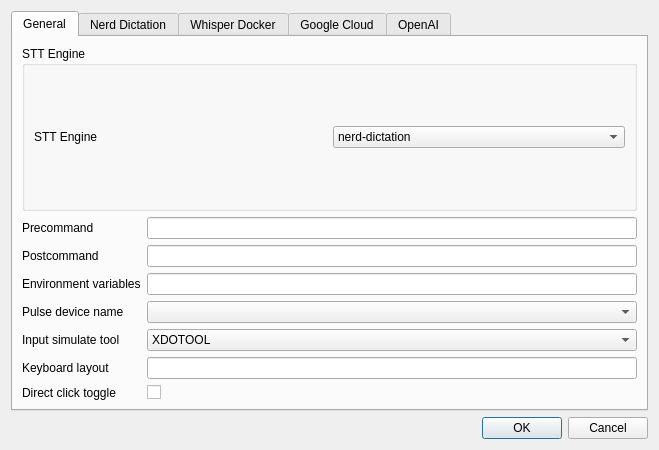
<?xml version="1.0" encoding="UTF-8"?>
<ui version="4.0">
 <class>Dialog</class>
 <widget class="QDialog" name="Dialog">
  <property name="geometry">
   <rect>
    <x>0</x>
    <y>0</y>
    <width>659</width>
    <height>450</height>
   </rect>
  </property>
  <property name="sizePolicy">
   <sizepolicy hsizetype="Preferred" vsizetype="Preferred">
    <horstretch>1</horstretch>
    <verstretch>0</verstretch>
   </sizepolicy>
  </property>
  <property name="windowTitle">
   <string>Advanced parameters</string>
  </property>
  <layout class="QGridLayout" name="gridLayout_2">
   <item row="0" column="0">
    <widget class="QTabWidget" name="tabWidget">
     <property name="currentIndex">
      <number>0</number>
     </property>
     <widget class="QWidget" name="general_tab">
      <attribute name="title">
       <string>General</string>
      </attribute>
      <layout class="QVBoxLayout" name="verticalLayout">
       <item>
        <widget class="QGroupBox" name="groupBox">
         <property name="title">
          <string>STT Engine</string>
         </property>
         <layout class="QGridLayout" name="gridLayout_8">
          <item row="0" column="0">
           <widget class="QLabel" name="label_stt_engine">
            <property name="toolTip">
             <string>Speech-to-Text engine to use for dictation</string>
            </property>
            <property name="text">
             <string>STT Engine</string>
            </property>
           </widget>
          </item>
          <item row="0" column="1">
           <widget class="QComboBox" name="stt_engine_cb">
            <property name="currentText">
             <string>nerd-dictation</string>
            </property>
            <item>
             <property name="text">
              <string>nerd-dictation</string>
             </property>
            </item>
            <item>
             <property name="text">
              <string>whisper-docker</string>
             </property>
            </item>
            <item>
             <property name="text">
              <string>google-cloud-speech</string>
             </property>
            </item>
            <item>
             <property name="text">
              <string>openai-realtime</string>
             </property>
            </item>
           </widget>
          </item>
         </layout>
        </widget>
       </item>
       <item>
        <layout class="QGridLayout" name="general_grid_layout" columnstretch="0,2">
         <item row="0" column="1">
          <widget class="QLineEdit" name="precommand"/>
         </item>
         <item row="12" column="1">
          <widget class="QComboBox" name="tool_cb">
           <property name="currentText">
            <string>XDOTOOL</string>
           </property>
           <item>
            <property name="text">
             <string>XDOTOOL</string>
            </property>
           </item>
           <item>
            <property name="text">
             <string>DOTOOL</string>
            </property>
           </item>
          </widget>
         </item>
         <item row="3" column="1">
          <widget class="QComboBox" name="deviceName">
           <property name="currentText">
            <string/>
           </property>
          </widget>
         </item>
         <item row="2" column="1">
          <widget class="QLineEdit" name="env"/>
         </item>
         <item row="12" column="0">
          <widget class="QLabel" name="label_13">
           <property name="text">
            <string>Input simulate tool</string>
           </property>
          </widget>
         </item>
         <item row="1" column="1">
          <widget class="QLineEdit" name="postcommand"/>
         </item>
         <item row="2" column="0">
          <widget class="QLabel" name="label_12">
           <property name="text">
            <string>Environment variables</string>
           </property>
          </widget>
         </item>
         <item row="1" column="0">
          <widget class="QLabel" name="label_11">
           <property name="toolTip">
            <string>Command to execute after the dictation is stopped</string>
           </property>
           <property name="text">
            <string>Postcommand</string>
           </property>
          </widget>
         </item>
         <item row="0" column="0">
          <widget class="QLabel" name="label_10">
           <property name="toolTip">
            <string>Command to execute before launching the dictation</string>
           </property>
           <property name="text">
            <string>Precommand</string>
           </property>
          </widget>
         </item>
         <item row="3" column="0">
          <widget class="QLabel" name="label">
           <property name="toolTip">
            <string>The name of the pulse-audio device to use for recording. 
See the output of &quot;pactl list sources&quot; to find device names (using the identifier following &quot;Name:&quot;)</string>
           </property>
           <property name="text">
            <string>Pulse device name</string>
           </property>
          </widget>
         </item>
         <item row="13" column="0">
          <widget class="QLabel" name="label_14">
           <property name="text">
            <string>Keyboard layout</string>
           </property>
          </widget>
         </item>
         <item row="13" column="1">
          <widget class="QLineEdit" name="keyboard_le">
           <property name="toolTip">
            <string>&lt;html&gt;&lt;head/&gt;&lt;body&gt;&lt;p&gt;This is used for DOTOOL method&lt;/p&gt;&lt;/body&gt;&lt;/html&gt;</string>
           </property>
          </widget>
         </item>
         <item row="14" column="0">
          <widget class="QLabel" name="label_direct_click">
           <property name="toolTip">
            <string>When enabled, clicking the tray icon directly toggles dictation. When disabled, shows Start/Stop buttons in the menu.</string>
           </property>
           <property name="text">
            <string>Direct click toggle</string>
           </property>
          </widget>
         </item>
         <item row="14" column="1">
          <widget class="QCheckBox" name="direct_click_cb">
           <property name="text">
            <string/>
           </property>
          </widget>
         </item>
        </layout>
       </item>
      </layout>
     </widget>
     <widget class="QWidget" name="nerd_dictation_tab">
      <attribute name="title">
       <string>Nerd Dictation</string>
      </attribute>
      <layout class="QGridLayout" name="gridLayout_4">
       <item row="0" column="0">
        <widget class="QLabel" name="label_nerd_help">
         <property name="text">
          <string>&lt;i&gt;These settings are only used when this engine is selected in the General tab.&lt;/i&gt;</string>
         </property>
        </widget>
       </item>
       <item row="1" column="0">
        <layout class="QGridLayout" name="gridLayout_nerd" columnstretch="0,2">
         <item row="4" column="0">
          <widget class="QLabel" name="label_2">
           <property name="toolTip">
            <string>The sample rate to use for recording (in Hz). Defaults to 44100</string>
           </property>
           <property name="text">
            <string>Sample rate (Hz)</string>
           </property>
          </widget>
         </item>
         <item row="5" column="1">
          <layout class="QHBoxLayout" name="horizontalLayout_2">
           <item>
            <widget class="QSlider" name="timeout">
             <property name="orientation">
              <enum>Qt::Horizontal</enum>
             </property>
            </widget>
           </item>
           <item>
            <widget class="QLabel" name="timeoutDisplay">
             <property name="accessibleName">
              <string notr="true"/>
             </property>
             <property name="text">
              <string>TextLabel</string>
             </property>
            </widget>
           </item>
          </layout>
         </item>
         <item row="6" column="1">
          <layout class="QHBoxLayout" name="horizontalLayout">
           <item>
            <widget class="QSlider" name="idleTime">
             <property name="maximum">
              <number>500</number>
             </property>
             <property name="value">
              <number>100</number>
             </property>
             <property name="orientation">
              <enum>Qt::Horizontal</enum>
             </property>
            </widget>
           </item>
           <item>
            <widget class="QLabel" name="idleDisplay">
             <property name="accessibleName">
              <string notr="true"/>
             </property>
             <property name="text">
              <string>TextLabel</string>
             </property>
            </widget>
           </item>
          </layout>
         </item>
         <item row="7" column="0">
          <widget class="QLabel" name="label_6">
           <property name="toolTip">
            <string>The time-out in seconds for detecting the state of dictation from the previous recording,
this can be useful so punctuation it is added before entering the dictation (zero disables)</string>
           </property>
           <property name="text">
            <string>Punctuate from previous timeout (s)</string>
           </property>
          </widget>
         </item>
         <item row="6" column="0">
          <widget class="QLabel" name="label_5">
           <property name="toolTip">
            <string>Time to idle between processing audio from the recording.
Setting to zero is the most responsive at the cost of high CPU usage.
The default value is 0.1 (processing 10 times a second),
which is quite responsive in practice</string>
           </property>
           <property name="text">
            <string>Idle time (ms)</string>
           </property>
          </widget>
         </item>
         <item row="4" column="1">
          <widget class="QLineEdit" name="sampleRate"/>
         </item>
         <item row="5" column="0">
          <widget class="QLabel" name="label_4">
           <property name="toolTip">
            <string>Time out recording when no speech is processed for the time in seconds.
This can be used to avoid having to explicitly exit
(zero disables)</string>
           </property>
           <property name="text">
            <string>Timeout (s)</string>
           </property>
          </widget>
         </item>
         <item row="7" column="1">
          <layout class="QHBoxLayout" name="horizontalLayout_3">
           <item>
            <widget class="QSlider" name="punctuate">
             <property name="orientation">
              <enum>Qt::Horizontal</enum>
             </property>
            </widget>
           </item>
           <item>
            <widget class="QLabel" name="punctuateDisplay">
             <property name="accessibleName">
              <string notr="true"/>
             </property>
             <property name="text">
              <string>TextLabel</string>
             </property>
            </widget>
           </item>
          </layout>
         </item>
         <item row="8" column="0">
          <widget class="QLabel" name="label_7">
           <property name="toolTip">
            <string>Capitalize the first character.
This is also used to add either a comma or a full stop when dictation is performed according to previous delay</string>
           </property>
           <property name="text">
            <string>Full sentence</string>
           </property>
          </widget>
         </item>
         <item row="8" column="1">
          <widget class="QCheckBox" name="fullSentence">
           <property name="text">
            <string/>
           </property>
          </widget>
         </item>
         <item row="9" column="0">
          <widget class="QLabel" name="label_8">
           <property name="toolTip">
            <string>Convert numbers into digits instead of using whole words</string>
           </property>
           <property name="text">
            <string>Numbers as digits</string>
           </property>
          </widget>
         </item>
         <item row="9" column="1">
          <widget class="QCheckBox" name="digits">
           <property name="text">
            <string/>
           </property>
          </widget>
         </item>
         <item row="10" column="0">
          <widget class="QLabel" name="label_9">
           <property name="toolTip">
            <string>Use a comma separators for numbers</string>
           </property>
           <property name="text">
            <string>Use separator for numbers</string>
           </property>
          </widget>
         </item>
         <item row="10" column="1">
          <widget class="QCheckBox" name="useSeparator">
           <property name="text">
            <string/>
           </property>
          </widget>
         </item>
         <item row="11" column="0">
          <widget class="QLabel" name="label_3">
           <property name="toolTip">
            <string>Add option to add on the comamnd line of the dictation tool</string>
           </property>
           <property name="text">
            <string>Free option</string>
           </property>
          </widget>
         </item>
         <item row="11" column="1">
          <widget class="QLineEdit" name="freecommand"/>
         </item>
         <item row="12" column="0">
          <widget class="QPushButton" name="manage_models_btn">
           <property name="text">
            <string>Manage Models</string>
           </property>
          </widget>
         </item>
        </layout>
       </item>
      </layout>
     </widget>
     <widget class="QWidget" name="whisper_docker_tab">
      <attribute name="title">
       <string>Whisper Docker</string>
      </attribute>
      <layout class="QGridLayout" name="gridLayout_5">
       <item row="0" column="0">
        <widget class="QLabel" name="label_whisper_help">
         <property name="text">
          <string>&lt;i&gt;These settings are only used when this engine is selected in the General tab.&lt;/i&gt;</string>
         </property>
        </widget>
       </item>
       <item row="1" column="0">
        <layout class="QGridLayout" name="gridLayout_whisper" columnstretch="0,2">
         <item row="0" column="0">
          <widget class="QLabel" name="label_whisper_model">
           <property name="toolTip">
            <string>Whisper model size (whisper-docker only)</string>
           </property>
           <property name="text">
            <string>Whisper Model</string>
           </property>
          </widget>
         </item>
         <item row="0" column="1">
          <widget class="QComboBox" name="whisper_model_cb">
           <property name="currentText">
            <string>base</string>
           </property>
           <item>
            <property name="text">
             <string>tiny</string>
            </property>
           </item>
           <item>
            <property name="text">
             <string>base</string>
            </property>
           </item>
           <item>
            <property name="text">
             <string>small</string>
            </property>
           </item>
           <item>
            <property name="text">
             <string>medium</string>
            </property>
           </item>
           <item>
            <property name="text">
             <string>large-v3</string>
            </property>
           </item>
          </widget>
         </item>
         <item row="1" column="0">
          <widget class="QLabel" name="label_whisper_language">
           <property name="toolTip">
            <string>Language code for Whisper (e.g., 'es', 'en') - leave empty for auto-detect</string>
           </property>
           <property name="text">
            <string>Whisper Language</string>
           </property>
          </widget>
         </item>
         <item row="1" column="1">
          <widget class="QLineEdit" name="whisper_language_le">
           <property name="placeholderText">
            <string>Auto-detect</string>
           </property>
          </widget>
         </item>
         <item row="2" column="0">
          <widget class="QLabel" name="label_whisper_port">
           <property name="toolTip">
            <string>API port for Whisper Docker container</string>
           </property>
           <property name="text">
            <string>Whisper Port</string>
           </property>
          </widget>
         </item>
         <item row="2" column="1">
          <widget class="QLineEdit" name="whisper_port_le">
           <property name="text">
            <string>9000</string>
           </property>
          </widget>
         </item>
         <item row="3" column="0">
          <widget class="QLabel" name="label_whisper_chunk">
           <property name="toolTip">
            <string>Audio chunk duration in seconds for Whisper processing</string>
           </property>
           <property name="text">
            <string>Whisper Chunk Duration (s)</string>
           </property>
          </widget>
         </item>
         <item row="3" column="1">
          <widget class="QLineEdit" name="whisper_chunk_le">
           <property name="text">
            <string>5.0</string>
           </property>
          </widget>
         </item>
         <item row="4" column="0">
          <widget class="QLabel" name="label_whisper_sample_rate">
           <property name="text">
            <string>Sample Rate</string>
           </property>
          </widget>
         </item>
         <item row="4" column="1">
          <widget class="QLineEdit" name="whisper_sample_rate_le"/>
         </item>
         <item row="5" column="0">
          <widget class="QLabel" name="label_whisper_channels">
           <property name="text">
            <string>Channels</string>
           </property>
          </widget>
         </item>
         <item row="5" column="1">
          <widget class="QLineEdit" name="whisper_channels_le"/>
         </item>
         <item row="6" column="0">
          <widget class="QLabel" name="label_whisper_vad">
           <property name="text">
            <string>VAD Enabled</string>
           </property>
          </widget>
         </item>
         <item row="6" column="1">
          <widget class="QCheckBox" name="whisper_vad_cb"/>
         </item>
         <item row="7" column="0">
          <widget class="QLabel" name="label_whisper_vad_threshold">
           <property name="text">
            <string>VAD Threshold</string>
           </property>
          </widget>
         </item>
         <item row="7" column="1">
          <widget class="QLineEdit" name="whisper_vad_threshold_le"/>
         </item>
         <item row="8" column="0">
          <widget class="QLabel" name="label_whisper_auto_reconnect">
           <property name="text">
            <string>Auto Reconnect</string>
           </property>
          </widget>
         </item>
         <item row="8" column="1">
          <widget class="QCheckBox" name="whisper_auto_reconnect_cb"/>
         </item>
        </layout>
       </item>
      </layout>
     </widget>
     <widget class="QWidget" name="google_cloud_tab">
      <attribute name="title">
       <string>Google Cloud</string>
      </attribute>
      <layout class="QGridLayout" name="gridLayout_6">
       <item row="0" column="0">
        <widget class="QLabel" name="label_gcs_help">
         <property name="text">
          <string>&lt;i&gt;These settings are only used when this engine is selected in the General tab.&lt;/i&gt;</string>
         </property>
        </widget>
       </item>
       <item row="1" column="0">
        <layout class="QGridLayout" name="gridLayout_google" columnstretch="0,2">
         <item row="0" column="0">
          <widget class="QLabel" name="label_gcs_credentials">
           <property name="text">
            <string>Credentials Path</string>
           </property>
          </widget>
         </item>
         <item row="0" column="1">
          <widget class="QLineEdit" name="gcs_credentials_le"/>
         </item>
         <item row="1" column="0">
          <widget class="QLabel" name="label_gcs_project_id">
           <property name="text">
            <string>Project ID</string>
           </property>
          </widget>
         </item>
         <item row="1" column="1">
          <widget class="QLineEdit" name="gcs_project_id_le"/>
         </item>
         <item row="2" column="0">
          <widget class="QLabel" name="label_gcs_language_code">
           <property name="text">
            <string>Language Code</string>
           </property>
          </widget>
         </item>
         <item row="2" column="1">
          <widget class="QLineEdit" name="gcs_language_code_le"/>
         </item>
         <item row="3" column="0">
          <widget class="QLabel" name="label_gcs_model">
           <property name="text">
            <string>Model</string>
           </property>
          </widget>
         </item>
         <item row="3" column="1">
          <widget class="QLineEdit" name="gcs_model_le"/>
         </item>
         <item row="4" column="0">
          <widget class="QLabel" name="label_gcs_sample_rate">
           <property name="text">
            <string>Sample Rate</string>
           </property>
          </widget>
         </item>
         <item row="4" column="1">
          <widget class="QLineEdit" name="gcs_sample_rate_le"/>
         </item>
         <item row="5" column="0">
          <widget class="QLabel" name="label_gcs_channels">
           <property name="text">
            <string>Channels</string>
           </property>
          </widget>
         </item>
         <item row="5" column="1">
          <widget class="QLineEdit" name="gcs_channels_le"/>
         </item>
         <item row="6" column="0">
          <widget class="QLabel" name="label_gcs_vad">
           <property name="text">
            <string>VAD Enabled</string>
           </property>
          </widget>
         </item>
         <item row="6" column="1">
          <widget class="QCheckBox" name="gcs_vad_cb"/>
         </item>
         <item row="7" column="0">
          <widget class="QLabel" name="label_gcs_vad_threshold">
           <property name="text">
            <string>VAD Threshold</string>
           </property>
          </widget>
         </item>
         <item row="7" column="1">
          <widget class="QLineEdit" name="gcs_vad_threshold_le"/>
         </item>
        </layout>
       </item>
      </layout>
     </widget>
     <widget class="QWidget" name="openai_tab">
      <attribute name="title">
       <string>OpenAI</string>
      </attribute>
      <layout class="QGridLayout" name="gridLayout_7">
       <item row="0" column="0">
        <widget class="QLabel" name="label_openai_help">
         <property name="text">
          <string>&lt;i&gt;These settings are only used when this engine is selected in the General tab.&lt;/i&gt;</string>
         </property>
        </widget>
       </item>
       <item row="1" column="0">
        <layout class="QGridLayout" name="gridLayout_openai" columnstretch="0,2">
         <item row="0" column="0">
          <widget class="QLabel" name="label_openai_api_key">
           <property name="text">
            <string>API Key</string>
           </property>
          </widget>
         </item>
         <item row="0" column="1">
          <widget class="QLineEdit" name="openai_api_key_le"/>
         </item>
         <item row="1" column="0">
          <widget class="QLabel" name="label_openai_model">
           <property name="text">
            <string>Model</string>
           </property>
          </widget>
         </item>
         <item row="1" column="1">
          <widget class="QLineEdit" name="openai_model_le"/>
         </item>
         <item row="2" column="0">
          <widget class="QLabel" name="label_openai_language">
           <property name="text">
            <string>Language</string>
           </property>
          </widget>
         </item>
         <item row="2" column="1">
          <widget class="QLineEdit" name="openai_language_le"/>
         </item>
         <item row="3" column="0">
          <widget class="QLabel" name="label_openai_api_version">
           <property name="text">
            <string>API Version</string>
           </property>
          </widget>
         </item>
         <item row="3" column="1">
          <widget class="QLineEdit" name="openai_api_version_le"/>
         </item>
         <item row="4" column="0">
          <widget class="QLabel" name="label_openai_sample_rate">
           <property name="text">
            <string>Sample Rate</string>
           </property>
          </widget>
         </item>
         <item row="4" column="1">
          <widget class="QLineEdit" name="openai_sample_rate_le"/>
         </item>
         <item row="5" column="0">
          <widget class="QLabel" name="label_openai_channels">
           <property name="text">
            <string>Channels</string>
           </property>
          </widget>
         </item>
         <item row="5" column="1">
          <widget class="QLineEdit" name="openai_channels_le"/>
         </item>
         <item row="6" column="0">
          <widget class="QLabel" name="label_openai_vad">
           <property name="text">
            <string>VAD Enabled</string>
           </property>
          </widget>
         </item>
         <item row="6" column="1">
          <widget class="QCheckBox" name="openai_vad_cb"/>
         </item>
         <item row="7" column="0">
          <widget class="QLabel" name="label_openai_vad_threshold">
           <property name="text">
            <string>VAD Threshold</string>
           </property>
          </widget>
         </item>
         <item row="7" column="1">
          <widget class="QLineEdit" name="openai_vad_threshold_le"/>
         </item>
         <item row="8" column="0">
          <widget class="QLabel" name="label_openai_vad_prefix">
           <property name="text">
            <string>VAD Prefix Padding (ms)</string>
           </property>
          </widget>
         </item>
         <item row="8" column="1">
          <widget class="QLineEdit" name="openai_vad_prefix_le"/>
         </item>
         <item row="9" column="0">
          <widget class="QLabel" name="label_openai_vad_silence">
           <property name="text">
            <string>VAD Silence Duration (ms)</string>
           </property>
          </widget>
         </item>
         <item row="9" column="1">
          <widget class="QLineEdit" name="openai_vad_silence_le"/>
         </item>
        </layout>
       </item>
      </layout>
     </widget>
    </widget>
   </item>
   <item row="1" column="0">
    <widget class="QDialogButtonBox" name="buttonBox">
     <property name="orientation">
      <enum>Qt::Horizontal</enum>
     </property>
     <property name="standardButtons">
      <set>QDialogButtonBox::Cancel|QDialogButtonBox::Ok</set>
     </property>
    </widget>
   </item>
  </layout>
 </widget>
 <resources/>
 <connections>
  <connection>
   <sender>buttonBox</sender>
   <signal>accepted()</signal>
   <receiver>Dialog</receiver>
   <slot>accept()</slot>
   <hints>
    <hint type="sourcelabel">
     <x>248</x>
     <y>254</y>
    </hint>
    <hint type="destinationlabel">
     <x>157</x>
     <y>274</y>
    </hint>
   </hints>
  </connection>
  <connection>
   <sender>buttonBox</sender>
   <signal>rejected()</signal>
   <receiver>Dialog</receiver>
   <slot>reject()</slot>
   <hints>
    <hint type="sourcelabel">
     <x>316</x>
     <y>260</y>
    </hint>
    <hint type="destinationlabel">
     <x>286</x>
     <y>274</y>
    </hint>
   </hints>
  </connection>
 </connections>
</ui>
